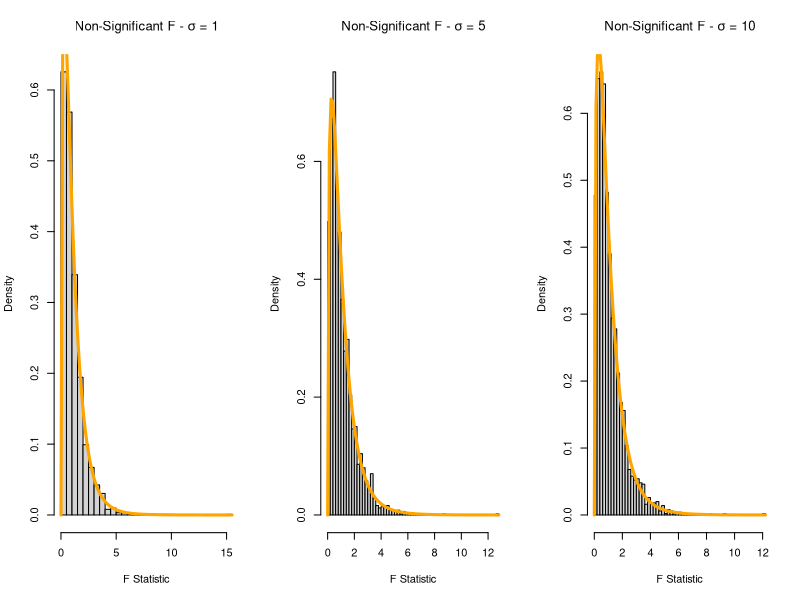
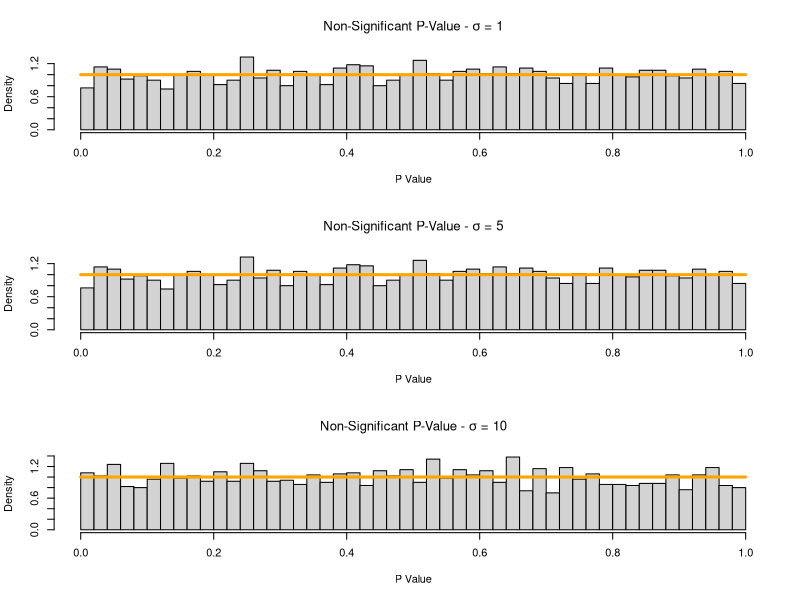
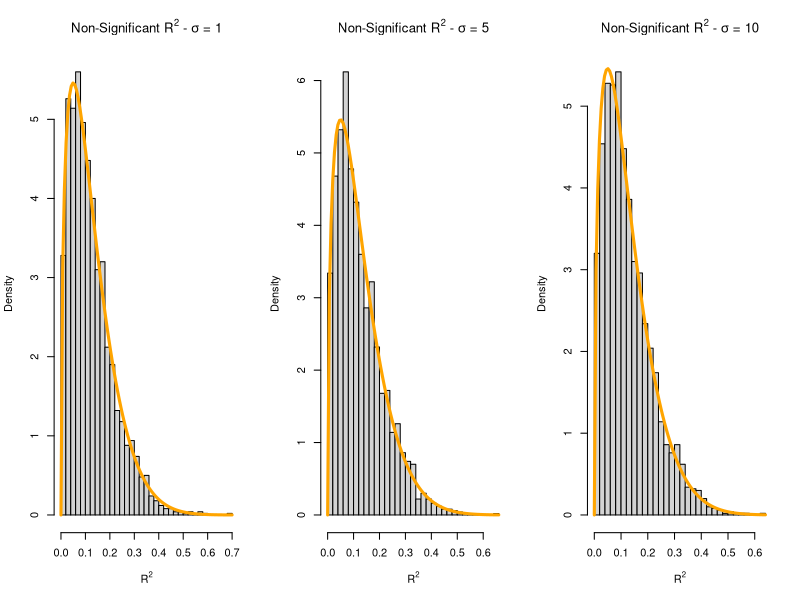

These charts were generated, in order, by the following R code: (Note: a time limit stopped this script after it produced the figures.)
## ---- chunk 1
birthday = 19890927
set.seed(birthday)
library(readr)
study_1_data = read_csv("study_1.csv")
n = 25
p = 3 + 1
x0 = rep(1, n)
x1 = study_1_data$x1
x2 = study_1_data$x2
x3 = study_1_data$x3

# Significant Model beta values
sig_beta_0 = 3
sig_beta_1 = 1
sig_beta_2 = 1
sig_beta_3 = 1
# Non-Significant Model beta values
non_beta_0 = 3
non_beta_1 = 0
non_beta_2 = 0
non_beta_3 = 0

sigma = c(1, 5, 10)
simulations = 2500
## ---- chunk 2
sim1_data = data.frame(sig_f = rep(0, simulations), sig_p = rep(0, simulations), sig_r = rep(0, simulations),
                       non_f = rep(0, simulations), non_p = rep(0, simulations), non_r = rep(0, simulations))
for (iter in 1:simulations) {
  eps = rnorm(n, mean = 0, sd = sigma[1])
  study_1_data$y = sig_beta_0 + sig_beta_1 * x1 + sig_beta_2 * x2 + sig_beta_3 * x3 + eps
  sig_model = lm(y ~ ., data = study_1_data)
  sim1_data$sig_f[iter] = summary(sig_model)$fstatistic[[1]]
  sim1_data$sig_p[iter] = pf(summary(sig_model)$fstatistic[[1]], df1 = p - 1, df2 = n - p, lower.tail = FALSE)
  sim1_data$sig_r[iter] = summary(sig_model)$r.squared
  
  study_1_data$y = non_beta_0 + non_beta_1 * x1 + non_beta_2 * x2 + non_beta_3 * x3 + eps
  non_model = lm(y ~ ., data = study_1_data)
  sim1_data$non_f[iter] = summary(non_model)$fstatistic[[1]]
  sim1_data$non_p[iter] = pf(summary(non_model)$fstatistic[[1]], df1 = p - 1, df2 = n - p, lower.tail = FALSE)
  sim1_data$non_r[iter] = summary(non_model)$r.squared
}
## ---- chunk 3
sim2_data = data.frame(sig_f = rep(0, simulations), sig_p = rep(0, simulations), sig_r = rep(0, simulations),
                       non_f = rep(0, simulations), non_p = rep(0, simulations), non_r = rep(0, simulations))
for (iter in 1:simulations) {
  eps = rnorm(n, mean = 0, sd = sigma[2])
  study_1_data$y = sig_beta_0 + sig_beta_1 * x1 + sig_beta_2 * x2 + sig_beta_3 * x3 + eps
  sig_model = lm(y ~ ., data = study_1_data)
  sim2_data$sig_f[iter] = summary(sig_model)$fstatistic[[1]]
  sim2_data$sig_p[iter] = pf(summary(sig_model)$fstatistic[[1]], df1 = p - 1, df2 = n - p, lower.tail = FALSE)
  sim2_data$sig_r[iter] = summary(sig_model)$r.squared
  
  study_1_data$y = non_beta_0 + non_beta_1 * x1 + non_beta_2 * x2 + non_beta_3 * x3 + eps
  non_model = lm(y ~ ., data = study_1_data)
  sim2_data$non_f[iter] = summary(non_model)$fstatistic[[1]]
  sim2_data$non_p[iter] = pf(summary(non_model)$fstatistic[[1]], df1 = p - 1, df2 = n - p, lower.tail = FALSE)
  sim2_data$non_r[iter] = summary(non_model)$r.squared
}
## ---- chunk 4
sim3_data = data.frame(sig_f = rep(0, simulations), sig_p = rep(0, simulations), sig_r = rep(0, simulations),
                       non_f = rep(0, simulations), non_p = rep(0, simulations), non_r = rep(0, simulations))
for (iter in 1:simulations) {
  eps = rnorm(n, mean = 0, sd = sigma[3])
  study_1_data$y = sig_beta_0 + sig_beta_1 * x1 + sig_beta_2 * x2 + sig_beta_3 * x3 + eps
  sig_model = lm(y ~ ., data = study_1_data)
  sim3_data$sig_f[iter] = summary(sig_model)$fstatistic[[1]]
  sim3_data$sig_p[iter] = pf(summary(sig_model)$fstatistic[[1]], df1 = p - 1, df2 = n - p, lower.tail = FALSE)
  sim3_data$sig_r[iter] = summary(sig_model)$r.squared
  
  study_1_data$y = non_beta_0 + non_beta_1 * x1 + non_beta_2 * x2 + non_beta_3 * x3 + eps
  non_model = lm(y ~ ., data = study_1_data)
  sim3_data$non_f[iter] = summary(non_model)$fstatistic[[1]]
  sim3_data$non_p[iter] = pf(summary(non_model)$fstatistic[[1]], df1 = p - 1, df2 = n - p, lower.tail = FALSE)
  sim3_data$non_r[iter] = summary(non_model)$r.squared
}
## ---- chunk 5
par(mfrow=c(1,3))
hist(sim1_data$non_f, prob = TRUE, breaks = 50, 
     main = expression(paste("Non-Significant F - ", sigma, " = 1")), 
     xlab = "F Statistic")
x = sim1_data$non_f
curve(df(x, df1 = p - 1, df2 = n - p), col = "Orange", add = TRUE, lwd = 3)

hist(sim2_data$non_f, prob = TRUE, breaks = 50, 
     main = expression(paste("Non-Significant F - ", sigma, " = 5")), 
     xlab = "F Statistic")
x = sim2_data$non_f
curve(df(x, df1 = p - 1, df2 = n - p), col = "Orange", add = TRUE, lwd = 3)


hist(sim3_data$non_f, prob = TRUE, breaks = 50, 
     main = expression(paste("Non-Significant F - ", sigma, " = 10")), 
     xlab = "F Statistic")
x = sim3_data$non_f
curve(df(x, df1 = p - 1, df2 = n - p), col = "Orange", add = TRUE, lwd = 3)
## ---- chunk 6
par(mfrow=c(3,1))
hist(sim1_data$non_p, prob = TRUE, breaks = 40, 
     main = expression(paste("Non-Significant P-Value - ", sigma, " = 1")),
     xlab = "P Value")
x = sim1_data$non_p
curve(dunif(x), col="orange", add=TRUE, lwd=3)

hist(sim1_data$non_p, prob = TRUE, breaks = 40, 
     main = expression(paste("Non-Significant P-Value - ", sigma, " = 5")),
     xlab = "P Value")
x = sim1_data$non_p
curve(dunif(x), col="orange", add=TRUE, lwd=3)

hist(sim3_data$non_p, prob = TRUE, breaks = 40, 
     main = expression(paste("Non-Significant P-Value - ", sigma, " = 10")),
     xlab = "P Value")
x = sim3_data$non_p
curve(dunif(x), col="orange", add=TRUE, lwd=3)
## ---- chunk 7
par(mfrow=c(1,3))
hist(sim1_data$non_r, prob = TRUE, breaks = 40, 
     main = expression(paste("Non-Significant ", R^2, " - ", sigma, " = 1")), 
     xlab = expression(R^2))
x = sim1_data$non_r
curve(dbeta(x, (p-1)/2, (n-p)/2), col="orange", add=TRUE, lwd=3)

hist(sim2_data$non_r, prob = TRUE, breaks = 40,
     main = expression(paste("Non-Significant ", R^2, " - ", sigma, " = 5")),  
     xlab = expression(R^2))
x = sim2_data$non_r
curve(dbeta(x, (p-1)/2, (n-p)/2), col="orange", add=TRUE, lwd=3)

hist(sim3_data$non_r, prob = TRUE, breaks = 40, 
     main = expression(paste("Non-Significant ", R^2, " - ", sigma, " = 10")), 
     xlab = expression(R^2))
x = sim3_data$non_r
curve(dbeta(x, (p-1)/2, (n-p)/2), col="orange", add=TRUE, lwd=3)
## ---- chunk 8
birthday = 19890927
set.seed(birthday)
library(readr)
study_2_data = read_csv("study_2.csv")
n = nrow(study_2_data)
p = 3 + 1
x0 = rep(1, n)
x1 = study_2_data$x1
x2 = study_2_data$x2
x3 = study_2_data$x3
x4 = study_2_data$x4
x5 = study_2_data$x5
x6 = study_2_data$x6
sigma = c(1, 2, 4)

beta_0 = 0
beta_1 = 5
beta_2 = -4
beta_3 = 1.6
beta_4 = -1.1
beta_5 = 0.7
beta_6 = 0.3

simulations = 1000

calculate_rmse  = function(actual, predicted) {
  return(sqrt(mean((actual - predicted)^2)))
}
## ---- chunk 9
sim1_rmse_train = data.frame(model_1 = rep(0, simulations), model_2 = rep(0, simulations), model_3 = rep(0, simulations),
                             model_4 = rep(0, simulations), model_5 = rep(0, simulations), model_6 = rep(0, simulations),
                             model_7 = rep(0, simulations), model_8 = rep(0, simulations), model_9 = rep(0, simulations))
sim1_rmse_test = data.frame(model_1 = rep(0, simulations), model_2 = rep(0, simulations), model_3 = rep(0, simulations),
                            model_4 = rep(0, simulations), model_5 = rep(0, simulations), model_6 = rep(0, simulations),
                            model_7 = rep(0, simulations), model_8 = rep(0, simulations), model_9 = rep(0, simulations))
for (iter in 1:simulations) {
  eps = rnorm(n, mean = 0, sd = sigma[1])
  study_2_data$y = beta_0 + beta_1 * x1 +  beta_2 * x2 + beta_3 * x3 + beta_4 * x4 + beta_5 * x5 + beta_6 * x6 + eps
  
  train_index = sample(n / 2)
  train_data = study_2_data[train_index,]
  test_data = study_2_data[-train_index,]
  
  model_1 = lm(y ~ x1, data = train_data)
  model_2 = lm(y ~ x1 + x2, data = train_data)
  model_3 = lm(y ~ x1 + x2 + x3, data = train_data)
  model_4 = lm(y ~ x1 + x2 + x3 + x4, data = train_data)
  model_5 = lm(y ~ x1 + x2 + x3 + x4 + x5, data = train_data)
  model_6 = lm(y ~ x1 + x2 + x3 + x4 + x5 + x6, data = train_data)
  model_7 = lm(y ~ x1 + x2 + x3 + x4 + x5 + x6 + x7, data = train_data)
  model_8 = lm(y ~ x1 + x2 + x3 + x4 + x5 + x6 + x7 + x8, data = train_data)
  model_9 = lm(y ~ x1 + x2 + x3 + x4 + x5 + x6 + x7 + x8 + x9, data = train_data)
  
  sim1_rmse_train$model_1[iter] = calculate_rmse(train_data$y, predict(model_1, train_data))
  sim1_rmse_train$model_2[iter] = calculate_rmse(train_data$y, predict(model_2, train_data))
  sim1_rmse_train$model_3[iter] = calculate_rmse(train_data$y, predict(model_3, train_data))
  sim1_rmse_train$model_4[iter] = calculate_rmse(train_data$y, predict(model_4, train_data))
  sim1_rmse_train$model_5[iter] = calculate_rmse(train_data$y, predict(model_5, train_data))
  sim1_rmse_train$model_6[iter] = calculate_rmse(train_data$y, predict(model_6, train_data))
  sim1_rmse_train$model_7[iter] = calculate_rmse(train_data$y, predict(model_7, train_data))
  sim1_rmse_train$model_8[iter] = calculate_rmse(train_data$y, predict(model_8, train_data))
  sim1_rmse_train$model_9[iter] = calculate_rmse(train_data$y, predict(model_9, train_data))
  
  sim1_rmse_test$model_1[iter] = calculate_rmse(test_data$y, predict(model_1, test_data))
  sim1_rmse_test$model_2[iter] = calculate_rmse(test_data$y, predict(model_2, test_data))
  sim1_rmse_test$model_3[iter] = calculate_rmse(test_data$y, predict(model_3, test_data))
  sim1_rmse_test$model_4[iter] = calculate_rmse(test_data$y, predict(model_4, test_data))
  sim1_rmse_test$model_5[iter] = calculate_rmse(test_data$y, predict(model_5, test_data))
  sim1_rmse_test$model_6[iter] = calculate_rmse(test_data$y, predict(model_6, test_data))
  sim1_rmse_test$model_7[iter] = calculate_rmse(test_data$y, predict(model_7, test_data))
  sim1_rmse_test$model_8[iter] = calculate_rmse(test_data$y, predict(model_8, test_data))
  sim1_rmse_test$model_9[iter] = calculate_rmse(test_data$y, predict(model_9, test_data))
}

## ---- chunk 10
sim2_rmse_train = data.frame(model_1 = rep(0, simulations), model_2 = rep(0, simulations), model_3 = rep(0, simulations),
                             model_4 = rep(0, simulations), model_5 = rep(0, simulations), model_6 = rep(0, simulations),
                             model_7 = rep(0, simulations), model_8 = rep(0, simulations), model_9 = rep(0, simulations))

sim2_rmse_test = data.frame(model_1 = rep(0, simulations), model_2 = rep(0, simulations), model_3 = rep(0, simulations),
                            model_4 = rep(0, simulations), model_5 = rep(0, simulations), model_6 = rep(0, simulations),
                            model_7 = rep(0, simulations), model_8 = rep(0, simulations), model_9 = rep(0, simulations))

for (iter in 1:simulations) {
  eps = rnorm(n, mean = 0, sd = sigma[2])
  study_2_data$y = beta_0 + beta_1 * x1 +  beta_2 * x2 + beta_3 * x3 + beta_4 * x4 + beta_5 * x5 + beta_6 * x6 + eps
  
  train_index = sample(n / 2)
  train_data = study_2_data[train_index,]
  test_data = study_2_data[-train_index,]
  
  model_1 = lm(y ~ x1, data = train_data)
  model_2 = lm(y ~ x1 + x2, data = train_data)
  model_3 = lm(y ~ x1 + x2 + x3, data = train_data)
  model_4 = lm(y ~ x1 + x2 + x3 + x4, data = train_data)
  model_5 = lm(y ~ x1 + x2 + x3 + x4 + x5, data = train_data)
  model_6 = lm(y ~ x1 + x2 + x3 + x4 + x5 + x6, data = train_data)
  model_7 = lm(y ~ x1 + x2 + x3 + x4 + x5 + x6 + x7, data = train_data)
  model_8 = lm(y ~ x1 + x2 + x3 + x4 + x5 + x6 + x7 + x8, data = train_data)
  model_9 = lm(y ~ x1 + x2 + x3 + x4 + x5 + x6 + x7 + x8 + x9, data = train_data)
  
  
  sim2_rmse_train$model_1[iter] = calculate_rmse(train_data$y, predict(model_1, train_data))
  sim2_rmse_train$model_2[iter] = calculate_rmse(train_data$y, predict(model_2, train_data))
  sim2_rmse_train$model_3[iter] = calculate_rmse(train_data$y, predict(model_3, train_data))
  sim2_rmse_train$model_4[iter] = calculate_rmse(train_data$y, predict(model_4, train_data))
  sim2_rmse_train$model_5[iter] = calculate_rmse(train_data$y, predict(model_5, train_data))
  sim2_rmse_train$model_6[iter] = calculate_rmse(train_data$y, predict(model_6, train_data))
  sim2_rmse_train$model_7[iter] = calculate_rmse(train_data$y, predict(model_7, train_data))
  sim2_rmse_train$model_8[iter] = calculate_rmse(train_data$y, predict(model_8, train_data))
  sim2_rmse_train$model_9[iter] = calculate_rmse(train_data$y, predict(model_9, train_data))
  
  sim2_rmse_test$model_1[iter] = calculate_rmse(test_data$y, predict(model_1, test_data))
  sim2_rmse_test$model_2[iter] = calculate_rmse(test_data$y, predict(model_2, test_data))
  sim2_rmse_test$model_3[iter] = calculate_rmse(test_data$y, predict(model_3, test_data))
  sim2_rmse_test$model_4[iter] = calculate_rmse(test_data$y, predict(model_4, test_data))
  sim2_rmse_test$model_5[iter] = calculate_rmse(test_data$y, predict(model_5, test_data))
  sim2_rmse_test$model_6[iter] = calculate_rmse(test_data$y, predict(model_6, test_data))
  sim2_rmse_test$model_7[iter] = calculate_rmse(test_data$y, predict(model_7, test_data))
  sim2_rmse_test$model_8[iter] = calculate_rmse(test_data$y, predict(model_8, test_data))
  sim2_rmse_test$model_9[iter] = calculate_rmse(test_data$y, predict(model_9, test_data))
}

## ---- chunk 11
sim3_rmse_train = data.frame(model_1 = rep(0, simulations), model_2 = rep(0, simulations), model_3 = rep(0, simulations),
                             model_4 = rep(0, simulations), model_5 = rep(0, simulations), model_6 = rep(0, simulations),
                             model_7 = rep(0, simulations), model_8 = rep(0, simulations), model_9 = rep(0, simulations))

sim3_rmse_test = data.frame(model_1 = rep(0, simulations), model_2 = rep(0, simulations), model_3 = rep(0, simulations),
                            model_4 = rep(0, simulations), model_5 = rep(0, simulations), model_6 = rep(0, simulations),
                            model_7 = rep(0, simulations), model_8 = rep(0, simulations), model_9 = rep(0, simulations))

for (iter in 1:simulations) {
  eps = rnorm(n, mean = 0, sd = sigma[3])
  study_2_data$y = beta_0 + beta_1 * x1 +  beta_2 * x2 + beta_3 * x3 + beta_4 * x4 + beta_5 * x5 + beta_6 * x6 + eps
  
  train_index = sample(n / 2)
  train_data = study_2_data[train_index,]
  test_data = study_2_data[-train_index,]
  
  model_1 = lm(y ~ x1, data = train_data)
  model_2 = lm(y ~ x1 + x2, data = train_data)
  model_3 = lm(y ~ x1 + x2 + x3, data = train_data)
  model_4 = lm(y ~ x1 + x2 + x3 + x4, data = train_data)
  model_5 = lm(y ~ x1 + x2 + x3 + x4 + x5, data = train_data)
  model_6 = lm(y ~ x1 + x2 + x3 + x4 + x5 + x6, data = train_data)
  model_7 = lm(y ~ x1 + x2 + x3 + x4 + x5 + x6 + x7, data = train_data)
  model_8 = lm(y ~ x1 + x2 + x3 + x4 + x5 + x6 + x7 + x8, data = train_data)
  model_9 = lm(y ~ x1 + x2 + x3 + x4 + x5 + x6 + x7 + x8 + x9, data = train_data)
  
  
  
  sim3_rmse_train$model_1[iter] = calculate_rmse(train_data$y, predict(model_1, train_data))
  sim3_rmse_train$model_2[iter] = calculate_rmse(train_data$y, predict(model_2, train_data))
  sim3_rmse_train$model_3[iter] = calculate_rmse(train_data$y, predict(model_3, train_data))
  sim3_rmse_train$model_4[iter] = calculate_rmse(train_data$y, predict(model_4, train_data))
  sim3_rmse_train$model_5[iter] = calculate_rmse(train_data$y, predict(model_5, train_data))
  sim3_rmse_train$model_6[iter] = calculate_rmse(train_data$y, predict(model_6, train_data))
  sim3_rmse_train$model_7[iter] = calculate_rmse(train_data$y, predict(model_7, train_data))
  sim3_rmse_train$model_8[iter] = calculate_rmse(train_data$y, predict(model_8, train_data))
  sim3_rmse_train$model_9[iter] = calculate_rmse(train_data$y, predict(model_9, train_data))
  
  sim3_rmse_test$model_1[iter] = calculate_rmse(test_data$y, predict(model_1, test_data))
  sim3_rmse_test$model_2[iter] = calculate_rmse(test_data$y, predict(model_2, test_data))
  sim3_rmse_test$model_3[iter] = calculate_rmse(test_data$y, predict(model_3, test_data))
  sim3_rmse_test$model_4[iter] = calculate_rmse(test_data$y, predict(model_4, test_data))
  sim3_rmse_test$model_5[iter] = calculate_rmse(test_data$y, predict(model_5, test_data))
  sim3_rmse_test$model_6[iter] = calculate_rmse(test_data$y, predict(model_6, test_data))
  sim3_rmse_test$model_7[iter] = calculate_rmse(test_data$y, predict(model_7, test_data))
  sim3_rmse_test$model_8[iter] = calculate_rmse(test_data$y, predict(model_8, test_data))
  sim3_rmse_test$model_9[iter] = calculate_rmse(test_data$y, predict(model_9, test_data))
}
## ---- chunk 12
barplot(table(factor(colnames(sim1_rmse_test)[apply(sim1_rmse_test, 1, function(x) which.min(x))], levels = colnames(sim1_rmse_test))), 
        main = expression(paste("Simulation 1 RMSE - ", sigma, "= 1")), las = 2)
## ---- chunk 13
barplot(table(factor(colnames(sim2_rmse_test)[apply(sim2_rmse_test, 1, function(x) which.min(x))], levels = colnames(sim2_rmse_test))), 
        main = expression(paste("Simulation 2 RMSE - ", sigma, "= 2")), las = 2)
## ---- chunk 14
barplot(table(factor(colnames(sim3_rmse_test)[apply(sim3_rmse_test, 1, function(x) which.min(x))], levels = colnames(sim3_rmse_test))), 
        main = expression(paste("Simulation 3 RMSE - ", sigma, "= 4")), las = 2)
## ---- chunk 15
library(ggplot2)
x_vals = seq(1, 9, 1)
sigma_1_train = apply(sim1_rmse_train, 2, mean)
sigma_2_train = apply(sim2_rmse_train, 2, mean)
sigma_3_train = apply(sim3_rmse_train, 2, mean)
sigma_1_test = apply(sim1_rmse_test, 2, mean)
sigma_2_test = apply(sim2_rmse_test, 2, mean)
sigma_3_test = apply(sim3_rmse_test, 2, mean)
train_test_data = data.frame(x_vals, sigma_1_train, sigma_2_train, sigma_3_train, sigma_1_test, sigma_2_test, sigma_3_test)
colnames(train_test_data) = c("x_vals", "sigma_1_train", "sigma_2_train", "sigma_3_train", "sigma_1_test", "sigma_2_test", "sigma_3_test")
ggplot(data=train_test_data, aes(x = x_vals)) + 
  geom_line(aes(x = x_vals, y = sigma_1_train, color = "red"), size=1) +   
  geom_line(aes(x = x_vals, y = sigma_2_train, color = "orange"), size=1) +
  geom_line(aes(x = x_vals, y = sigma_3_train, color = "blue"), size=1) +
  geom_line(aes(x = x_vals, y = sigma_1_test, color = "green"), size=1) +   
  geom_line(aes(x = x_vals, y = sigma_2_test, color = "purple"), size=1) +
  geom_line(aes(x = x_vals, y = sigma_3_test, color = "yellow"), size=1) +
  xlab("Model Size") +
  ylab("RMSE") +
  ggtitle("RMSE vs Model Size")
## ---- chunk 16
birthday = 19890927
set.seed(birthday)
beta_0 = 0
beta_1_list = seq(-2, 2, .1)
sigmas = c(1, 2, 4)
samples = c(10, 20, 30)
alpha = 0.05
simulations = 1000
number_iterations = length(sigmas) * length(samples) * length(beta_1_list)
## ---- chunk 17
power_data = data.frame(sigma = rep(0, number_iterations), n = rep(0, number_iterations),
                        beta_1 = rep(0, number_iterations), power = rep(0, number_iterations))
i = 1
for (sigma in sigmas) {
  for (n in samples) {
    x_values = seq(0, 5, length = n)
    for (beta_1 in beta_1_list) {
      rejected = 0
      for (iter in 1:simulations) {
        eps = rnorm(n, 0, sigma)
        y = beta_0 + beta_1 * x_values + eps
        model = lm(y ~ x_values)
        beta_1_p = summary(model)$coefficients[2, 4]
        if (beta_1_p < alpha) {
          rejected = rejected + 1
        }
      }
      power = rejected / simulations
      power_data$sigma[i] = sigma
      power_data$n[i] = n
      power_data$beta_1[i] = beta_1
      power_data$power[i] = power
      i = i + 1
    }
  }
}
## ---- chunk 18
beta_1 = power_data[which((power_data$n == 10) & (power_data$sigma == 1)), c("beta_1")]
power1 = power_data[which((power_data$n == 10) & (power_data$sigma == 1)), c("power")]
power2 = power_data[which((power_data$n == 20) & (power_data$sigma == 1)), c("power")]
power3 = power_data[which((power_data$n == 30) & (power_data$sigma == 1)), c("power")]

power_graph_data = data.frame(beta_1 = beta_1, power_1 = power1, power_2 = power2, power_3 = power3)

ggplot(data=power_graph_data, aes(x = beta_1)) + geom_line(aes(x = beta_1, y = power_1, color = "power_1"), size=1) +   geom_line(aes(x = beta_1, y = power_2, color = "power_2"), size=1) +
  geom_line(aes(x = beta_1, y = power_3, color = "power_3"), size=1) +
  xlab(expression(paste("", beta[1], " values"))) +
  ylab("Power") +
  ggtitle(expression(paste("Power vs. ", beta[1], " ", sigma, " = 1")))
## ---- chunk 19
power1 = power_data[which((power_data$n == 10) & (power_data$sigma == 2)), c("power")]
power2 = power_data[which((power_data$n == 20) & (power_data$sigma == 2)), c("power")]
power3 = power_data[which((power_data$n == 30) & (power_data$sigma == 2)), c("power")]

power_graph_data = data.frame(beta_1 = beta_1, power_1 = power1, power_2 = power2, power_3 = power3)

ggplot(data=power_graph_data, aes(x = beta_1)) + geom_line(aes(x = beta_1, y = power_1, color = "power_1"), size=1) +   geom_line(aes(x = beta_1, y = power_2, color = "power_2"), size=1) +
  geom_line(aes(x = beta_1, y = power_3, color = "power_3"), size=1) +
  xlab(expression(paste(beta[1], " values"))) +
  ylab("Power") +
  ggtitle(expression(paste("Power vs. ", beta[1], " ", sigma, " = 2")))
## ---- chunk 20
power1 = power_data[which((power_data$n == 10) & (power_data$sigma == 4)), c("power")]
power2 = power_data[which((power_data$n == 20) & (power_data$sigma == 4)), c("power")]
power3 = power_data[which((power_data$n == 30) & (power_data$sigma == 4)), c("power")]

power_graph_data = data.frame(beta_1 = beta_1, power_1 = power1, power_2 = power2, power_3 = power3)

ggplot(data=power_graph_data, aes(x = beta_1)) + geom_line(aes(x = beta_1, y = power_1, color = "power_1"), size=1) +   geom_line(aes(x = beta_1, y = power_2, color = "power_2"), size=1) +
  geom_line(aes(x = beta_1, y = power_3, color = "power_3"), size=1) +
  xlab(expression(paste(beta[1], " values"))) +
  ylab("Power") +
  ggtitle(expression(paste("Power vs. ", beta[1], " ", sigma, " = 4")))
## ---- chunk 21
mean_sigmas = rep(0, length(sigmas))
i = 1
for (sigma in sigmas) {
  mean_sigmas[i] = mean(power_data$power[power_data$sigma == sigma])
  i = i + 1
}
mean_beta_1s = rep(0, length(beta_1_list))
i = 1
for (beta_1 in beta_1_list) {
  mean_beta_1s[i] = mean(power_data$power[power_data$beta_1 == beta_1])
  i = i + 1
}
mean_n = rep(0, length(samples))
i = 1
for (sample in samples) {
  mean_n[i] = mean(power_data$power[power_data$n == sample])
  i = i + 1
}
